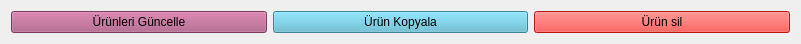
       <widget class="QWidget" name="layoutWidget_2">
        <property name="geometry">
         <rect>
          <x>960</x>
          <y>760</y>
          <width>801</width>
          <height>41</height>
         </rect>
        </property>
        <layout class="QHBoxLayout" name="horizontalLayout_3">
         <item>
          <widget class="QPushButton" name="pushButton_urunguncellebutton_2">
           <property name="cursor">
            <cursorShape>PointingHandCursor</cursorShape>
           </property>
           <property name="styleSheet">
            <string notr="true">background-color: rgb(170, 85, 127);</string>
           </property>
           <property name="text">
            <string>Ürünleri Güncelle</string>
           </property>
          </widget>
         </item>
         <item>
          <widget class="QPushButton" name="pushButton_urunkopyalabutton_2">
           <property name="cursor">
            <cursorShape>PointingHandCursor</cursorShape>
           </property>
           <property name="styleSheet">
            <string notr="true">background-color: rgb(88, 184, 208);</string>
           </property>
           <property name="text">
            <string>Ürün Kopyala</string>
           </property>
          </widget>
         </item>
         <item>
          <widget class="QPushButton" name="pushButton_urunsilbutton_3">
           <property name="font">
            <font>
             <weight>50</weight>
             <bold>false</bold>
            </font>
           </property>
           <property name="cursor">
            <cursorShape>PointingHandCursor</cursorShape>
           </property>
           <property name="styleSheet">
            <string notr="true">background-color: rgb(255, 35, 28);</string>
           </property>
           <property name="text">
            <string>Ürün sil</string>
           </property>
          </widget>
         </item>
        </layout>
       </widget>
